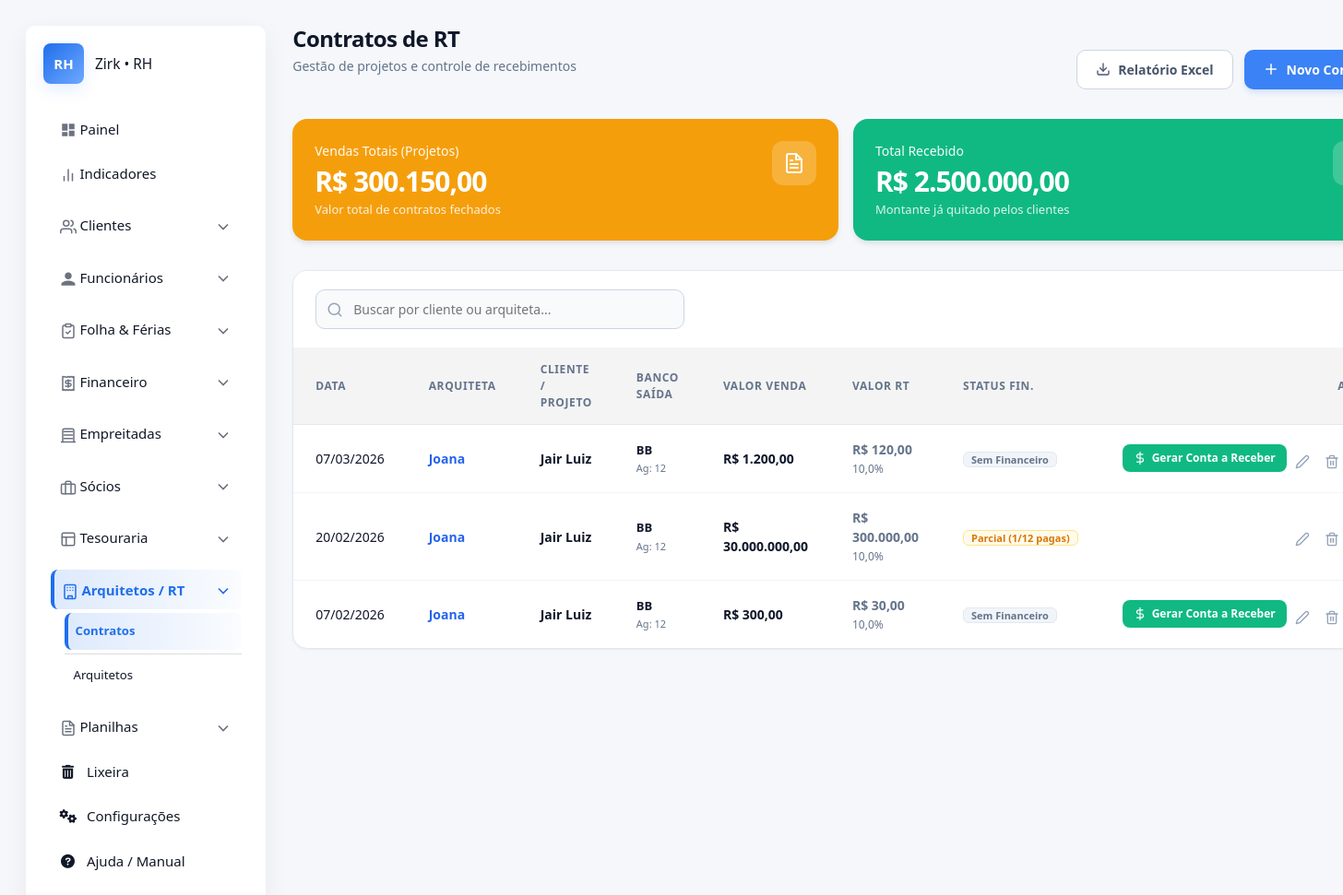
The page /comissionamento/ (signed in) on the database its author committed.
### apps/comissionamento/models.py (models this page shows, shortened)
class ContratoRT(SoftDeleteMixin):
    arquiteta = models.ForeignKey(Arquiteta, on_delete=models.PROTECT, verbose_name="Arquiteta Responsável")
    cliente = models.ForeignKey(Cliente, on_delete=models.PROTECT, verbose_name="Cliente")
    data_contrato = models.DateField(verbose_name="Data do Contrato", null=True, blank=True)
    percentual = models.DecimalField(max_digits=5, decimal_places=2, verbose_name="Porcentagem RT (%)", default=Decimal('0.00'))
    valor_servico = models.DecimalField(max_digits=12, decimal_places=2, verbose_name="Valor Total do Projeto")
    valor_rt = models.DecimalField(max_digits=12, decimal_places=2, verbose_name="Comissão (Valor da RT)")
    observacoes = models.TextField(verbose_name="Observações", null=True, blank=True)
    @property
    def banco_saida_previsto(self):
        primeira_comissao = self.comissoes_pagar.filter(is_deleted=False).first()
        if primeira_comissao and primeira_comissao.banco_origem:
            return primeira_comissao.banco_origem
        return None
    @property
    def qtd_parcelas_pendentes(self):
        return self.parcelas_receber.filter(status='Pendente').count()
    @property
    def status_pagamento(self):
        total = self.parcelas_receber.count()
        if total == 0:
            return "Sem Financeiro"
        pendentes = self.qtd_parcelas_pendentes
        pagas = total - pendentes
        if pendentes == 0:
            return "Quitado"
        elif pagas > 0:
            return f"Parcial ({pagas}/{total} pagas)"
        return f"Pendente ({pendentes} restantes)"
    class Meta:
        verbose_name = "Contrato de RT"
        verbose_name_plural = "Contratos de RT"
        ordering = ['-data_contrato']

class Arquiteta(SoftDeleteMixin):
    nome = models.CharField(max_length=150)
    cpf = models.CharField(max_length=14, unique=True, null=True, blank=True)
    banco = models.CharField(max_length=50, verbose_name="Banco de Pagamento")
    agencia = models.CharField(max_length=20, verbose_name="Agência")
    conta = models.CharField(max_length=50, verbose_name="Conta Bancária")
    chave_pix = models.CharField(max_length=255, verbose_name="Chave PIX", null=True, blank=True)
    class Meta:
        verbose_name = "Arquiteta"
        verbose_name_plural = "Arquitetas"

### apps/clientes/models.py (models this page shows, shortened)
class Cliente(SoftDeleteMixin):
    TIPO_PESSOA_CHOICES = [
        ('F', 'Pessoa Física'),
        ('J', 'Pessoa Jurídica'),
    ]
    tipo_pessoa = models.CharField(max_length=1, choices=TIPO_PESSOA_CHOICES, default='F', verbose_name="Tipo de Pessoa")
    nome_completo = models.CharField(max_length=255, verbose_name="Nome Completo / Razão Social")
    cpf = models.CharField(max_length=14, verbose_name="CPF", unique=True, null=True, blank=True)
    rg = models.CharField(max_length=20, verbose_name="RG", null=True, blank=True)
    cnpj = models.CharField(max_length=18, verbose_name="CNPJ", unique=True, null=True, blank=True)
    inscricao_estadual = models.CharField(max_length=30, verbose_name="Inscrição Estadual", null=True, blank=True)
    telefone = models.CharField(max_length=20, verbose_name="Telefone", null=True, blank=True)
    email = models.EmailField(max_length=255, verbose_name="E-mail", null=True, blank=True)
    data_cadastro = models.DateTimeField(auto_now_add=True)
    chave_pix = models.CharField(max_length=255, verbose_name="Chave PIX", null=True, blank=True)
    class Meta:
        verbose_name = "Cliente"
        verbose_name_plural = "Clientes"
        ordering = ["nome_completo"]

### apps/financeiro/pagar/models.py (models this page shows, shortened)
class ComissaoArquiteto(SoftDeleteMixin):
    arquiteto = models.ForeignKey(Arquiteta, on_delete=models.PROTECT, verbose_name="Arquiteta")
    data_vencimento = models.DateField(verbose_name="Data de Vencimento / Previsão")
    data_pagamento = models.DateField(null=True, blank=True, verbose_name="Data do Pagamento Real")
    valor_comissao = models.DecimalField(max_digits=10, decimal_places=2, verbose_name="Valor da Comissão")
    valor_pago = models.DecimalField(max_digits=10, decimal_places=2, null=True, blank=True, verbose_name="Valor Pago Real")
    observacoes = models.TextField(null=True, blank=True, verbose_name="Observações")
    forma_pagamento = models.CharField(max_length=20, choices=FormaPagamento.choices, default=FormaPagamento.PIX, verbose_name="Forma de Pagamento")
    status = models.CharField('Status', max_length=20, choices=StatusPagamento.choices, default=StatusPagamento.PENDENTE)
    parcelamento = models.ForeignKey(
        ParcelamentoPagar,
        on_delete=models.CASCADE, # Se apagar o pai, apaga as parcelas (ou use PROTECT/SET_NULL conforme regra)
        null=True,
        blank=True,
        related_name='parcelas_%(class)s', # Ex: parcelas_boleto, parcelas_cheque
        verbose_name="Vínculo de Parcelamento"
    )
    banco_origem = models.ForeignKey(
        'receber.Banco',
        on_delete=models.SET_NULL,
        null=True,
        blank=True,
        verbose_name="Conta de Saída"
    )
    movimento_banco = models.OneToOneField(
        'receber.MovimentoBanco',
        on_delete=models.SET_NULL,
        null=True,
        blank=True,
        related_name='comissao_arquiteto_origem'
    )
    movimento_caixa = models.OneToOneField(
        'receber.CaixaDiario',
        on_delete=models.PROTECT, # Alterado para PROTECT
        null=True,
        blank=True,
        related_name='comissao_arquiteto_origem'
    )
    contrato_rt = models.ForeignKey(
        'comissionamento.ContratoRT',
        on_delete=models.PROTECT, # Alterado para PROTECT
        null=True,
        blank=True,
        related_name='comissoes_pagar',
        verbose_name="Contrato RT Vinculado"
    )
    class Meta:
        verbose_name = "Comissão de Arquiteto"
        verbose_name_plural = "Comissões de Arquitetos"

### apps/financeiro/receber/models.py (models this page shows, shortened)
class Banco(models.Model):
    nome = models.CharField(max_length=100)
    agencia = models.CharField(max_length=20, blank=True, null=True)
    conta = models.CharField(max_length=20, blank=True, null=True)
    saldo_inicial = models.DecimalField(max_digits=10, decimal_places=2, default=Decimal('0.00'))

### apps/comissionamento/views.py (the view)
# urls.py: path('', views.rt_contratos_list, name='contratos_list'),
@login_required
def rt_contratos_list(request):
    contratos = ContratoRT.objects.filter(is_deleted=False)\
        .select_related('arquiteta', 'cliente')\
        .prefetch_related('comissoes_pagar__banco_origem')\
        .order_by('-data_contrato')
    bancos = Banco.objects.all()
    arquitetas = Arquiteta.objects.all().order_by('nome')
    categorias = Receber._meta.get_field('categoria').choices
    total_rt = contratos.aggregate(
        total=Sum('valor_rt')
    )['total'] or Decimal('0.00')
    total_pago = ContratoRT.objects.filter(
        is_deleted=False,
        parcelas_receber__status='Recebido'
    ).aggregate(
        total=Sum('parcelas_receber__valor_recebido')
    )['total'] or Decimal('0.00')
    context = {
        'contratos': contratos,
        'bancos': bancos,
        'arquitetas': arquitetas,  # <--- ADICIONE ESTA LINHA
        'categorias': categorias,
        'total_pago': total_pago,
        'total_rt': total_rt,
        'title': 'Gestão de Contratos e Comissões',
    }
    return render(request, 'core/comissionamento/contratos_list.html', context)

### templates/core/comissionamento/contratos_list.html (shortened to what this page needs)
{% extends "core/base.html" %}
{% load static %}
{% block content %}
<div class="dash-container">
    <div class="dash-header">
        <div>
            <h1 class="dash-title">Contratos de RT</h1>
            <p class="dash-subtitle">Gestão de projetos e controle de recebimentos</p>
        </div>
        <div style="display: flex; gap: 12px;">
            <button onclick="openExportModal()" class="btn-ghost">
                <svg xmlns="http://www.w3.org/2000/svg" width="16" height="16" viewBox="0 0 24 24" fill="none" stroke="currentColor" stroke-width="2" stroke-linecap="round" stroke-linejoin="round"><path d="M21 15v4a2 2 0 0 1-2 2H5a2 2 0 0 1-2-2v-4"/><polyline points="7 10 12 15 17 10"/><line x1="12" y1="15" x2="12" y2="3"/></svg>
                Relatório Excel
            </button>
            <button onclick="openRemoteModal('{% url 'comissionamento:contrato_create' %}')" class="btn-primary">
                <svg xmlns="http://www.w3.org/2000/svg" width="18" height="18" viewBox="0 0 24 24" fill="none" stroke="currentColor" stroke-width="2" stroke-linecap="round" stroke-linejoin="round"><line x1="12" y1="5" x2="12" y2="19"/><line x1="5" y1="12" x2="19" y2="12"/></svg>
                Novo Contrato
            </button>
        </div>
    </div>
    <div class="top-stats-grid">
        <div class="top-card bg-orange-original">
            <div>
                <div class="top-label">Vendas Totais (Projetos)</div>
                <div class="top-value">R$ {{ total_rt|floatformat:"2g" }}</div> <div class="top-sub">Valor total de contratos fechados</div>
            </div>
            <div class="top-icon">
            </div>
        </div>
        <div class="top-card bg-green-original">
            <div>
                <div class="top-label">Total Recebido</div>
                <div class="top-value">R$ {{ total_pago|floatformat:"2g" }}</div>
                <div class="top-sub">Montante já quitado pelos clientes</div>
            </div>
            <div class="top-icon">
            </div>
        </div>
    </div>
    <div class="standard-card">
        <div class="search-bar-row">
            <div class="rh-search">
                <input id="searchInput" type="search" placeholder="Buscar por cliente ou arquiteta..." onkeyup="filterTable()">
            </div>
        </div>
        <div class="table-responsive">
            <table class="rh-table">
                <thead>
                    <tr>
                        <th width="10%">Data</th>
                        <th width="20%">Arquiteta</th>
                        <th width="20%">Cliente / Projeto</th>
                        <th width="15%">Banco Saída</th>
                        <th width="12%">Valor Venda</th>
                        <th width="12%">Valor RT</th>
                        <th width="10%">Status Fin.</th>
                        <th width="16%" class="text-end">Ações</th>
                    </tr>
                </thead>
                <tbody>
                    {% for c in contratos %}
                    <tr class="search-row">
                        <td class="text-sub">{{ c.data_contrato|date:"d/m/Y" }}</td>
                        <td class="text-main" style="color: var(--blue-600);">{{ c.arquiteta.nome }}</td>
                        <td class="text-main">{{ c.cliente.nome_completo }}</td>
                        <td>
                            {% if c.banco_saida_previsto %}
                                <div class="text-main" style="font-size: 13px;">{{ c.banco_saida_previsto.nome }}</div>
                                <div class="text-sub" style="font-size: 11px;">Ag: {{ c.banco_saida_previsto.agencia }}</div>
                            {% else %}
                                <span class="text-sub">-</span>
                            {% endif %}
                        </td>
                        <td>
                            <div class="text-val">R$ {{ c.valor_servico|floatformat:"2g" }}</div>
                        </td>
                        <td>
                            <div class="text-val" style="color: var(--slate-500);">R$ {{ c.valor_rt|floatformat:"2g" }}</div>
                            <div class="text-sub">{{ c.percentual|floatformat:1 }}%</div>
                        </td>
                        <td>
                            {% if c.parcelas_receber.exists %}
                                {% if c.status_pagamento == 'Quitado' %}
                                    <span class="badge badge-pago">Quitado</span>
                                {% else %}
                                    <span class="badge badge-pendente">{{ c.status_pagamento }}</span>
                                {% endif %}
                            {% else %}
                                <span class="badge badge-neutro">Sem Financeiro</span>
                            {% endif %}
                        </td>
                        <td style="text-align: right; white-space: nowrap;">
                            {% if not c.parcelas_receber.exists %}
                            <button onclick="openFinanceModal('{{ c.id }}', '{{ c.cliente.nome_completo|escapejs }}', '{{ c.valor_servico|floatformat:2 }}')" class="btn-success-sm" title="Gerar Contas a Receber">
                                <svg xmlns="http://www.w3.org/2000/svg" width="14" height="14" viewBox="0 0 24 24" fill="none" stroke="currentColor" stroke-width="2" stroke-linecap="round" stroke-linejoin="round"><line x1="12" y1="1" x2="12" y2="23"/><path d="M17 5H9.5a3.5 3.5 0 0 0 0 7h5a3.5 3.5 0 0 1 0 7H6"/></svg>
                                Gerar Conta a Receber
                            </button>
                            {% endif %}
                            <button onclick="openRemoteModal('{% url 'comissionamento:contrato_edit' pk=c.pk %}')" class="action-btn" title="Editar">
                                <svg xmlns="http://www.w3.org/2000/svg" width="16" height="16" viewBox="0 0 24 24" fill="none" stroke="currentColor" stroke-width="2" stroke-linecap="round" stroke-linejoin="round"><path d="M17 3a2.828 2.828 0 1 1 4 4L7.5 20.5 2 22l1.5-5.5L17 3z"/></svg>
                            </button>
                            <button onclick="openRemoteModal('{% url 'comissionamento:contrato_delete' pk=c.pk %}')" class="action-btn delete" title="Excluir">
                            </button>
                        </td>
                    </tr>
                    {% empty %}
                    <tr><td colspan="7" class="empty-msg">Nenhum registro encontrado.</td></tr>
                    {% endfor %}
                </tbody>
            </table>
        </div>
    </div>
</div>
{% endblock %}

### rows shown on the page
ContratoRT: data_contrato "07/03/2026", arquiteta.nome "Joana", cliente.nome_completo "Jair Luiz", banco_saida_previsto.nome "BB", banco_saida_previsto.agencia "12", valor_servico "1.200,00", valor_rt "120,00", percentual "10,0", shows "Sem Financeiro"
ContratoRT: data_contrato "20/02/2026", arquiteta.nome "Joana", cliente.nome_completo "Jair Luiz", banco_saida_previsto.nome "BB", banco_saida_previsto.agencia "12", valor_servico "30.000.000,00", valor_rt "300.000,00", percentual "10,0", status_pagamento "Parcial (1/12 pagas)"
ContratoRT: data_contrato "07/02/2026", arquiteta.nome "Joana", cliente.nome_completo "Jair Luiz", banco_saida_previsto.nome "BB", banco_saida_previsto.agencia "12", valor_servico "300,00", valor_rt "30,00", percentual "10,0", shows "Sem Financeiro"

### other values the page prints
{{ total_rt|floatformat:"2g" }} "300.150,00"
{{ total_pago|floatformat:"2g" }} "2.500.000,00"
